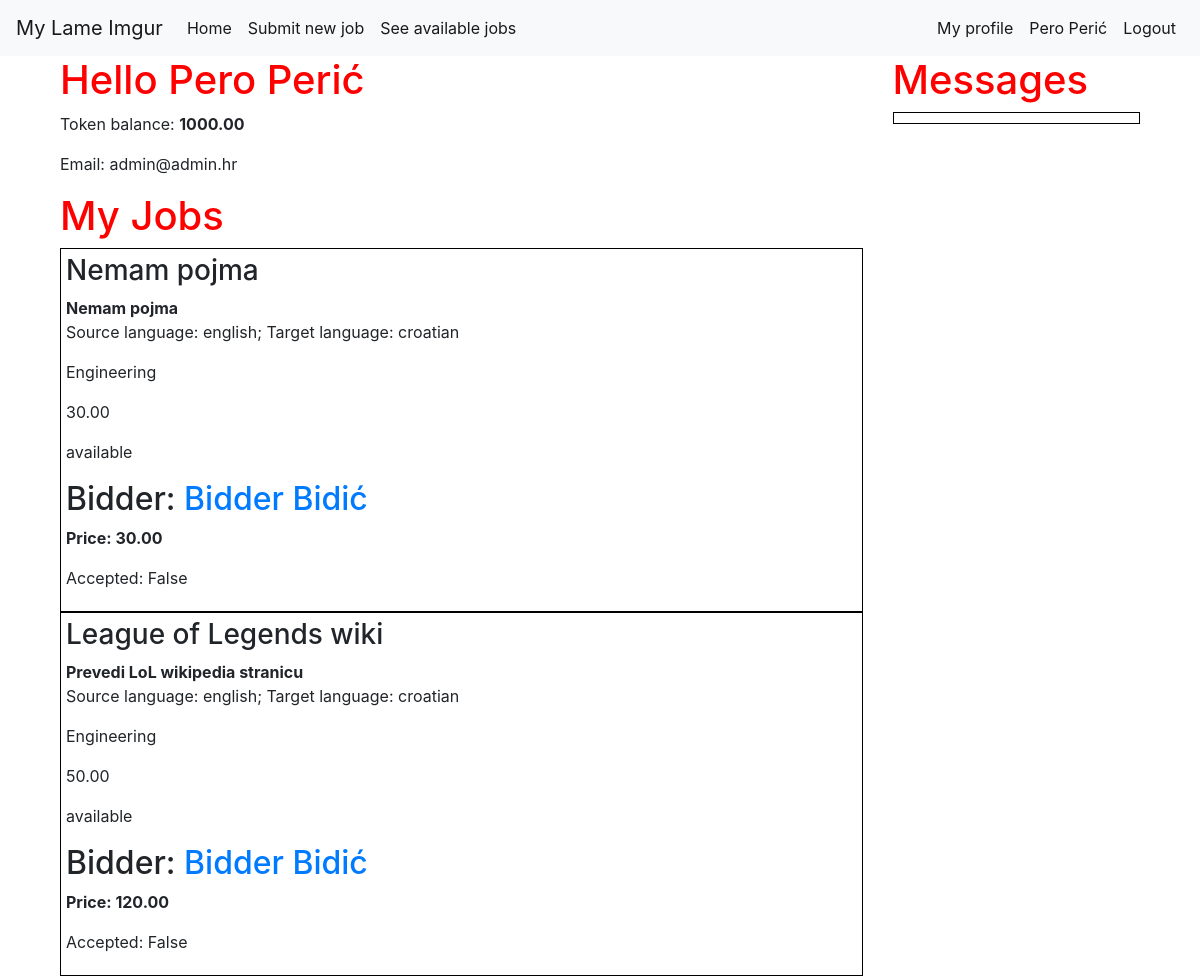
Page /accounts/dashboard (signed in) on the earlier database version.
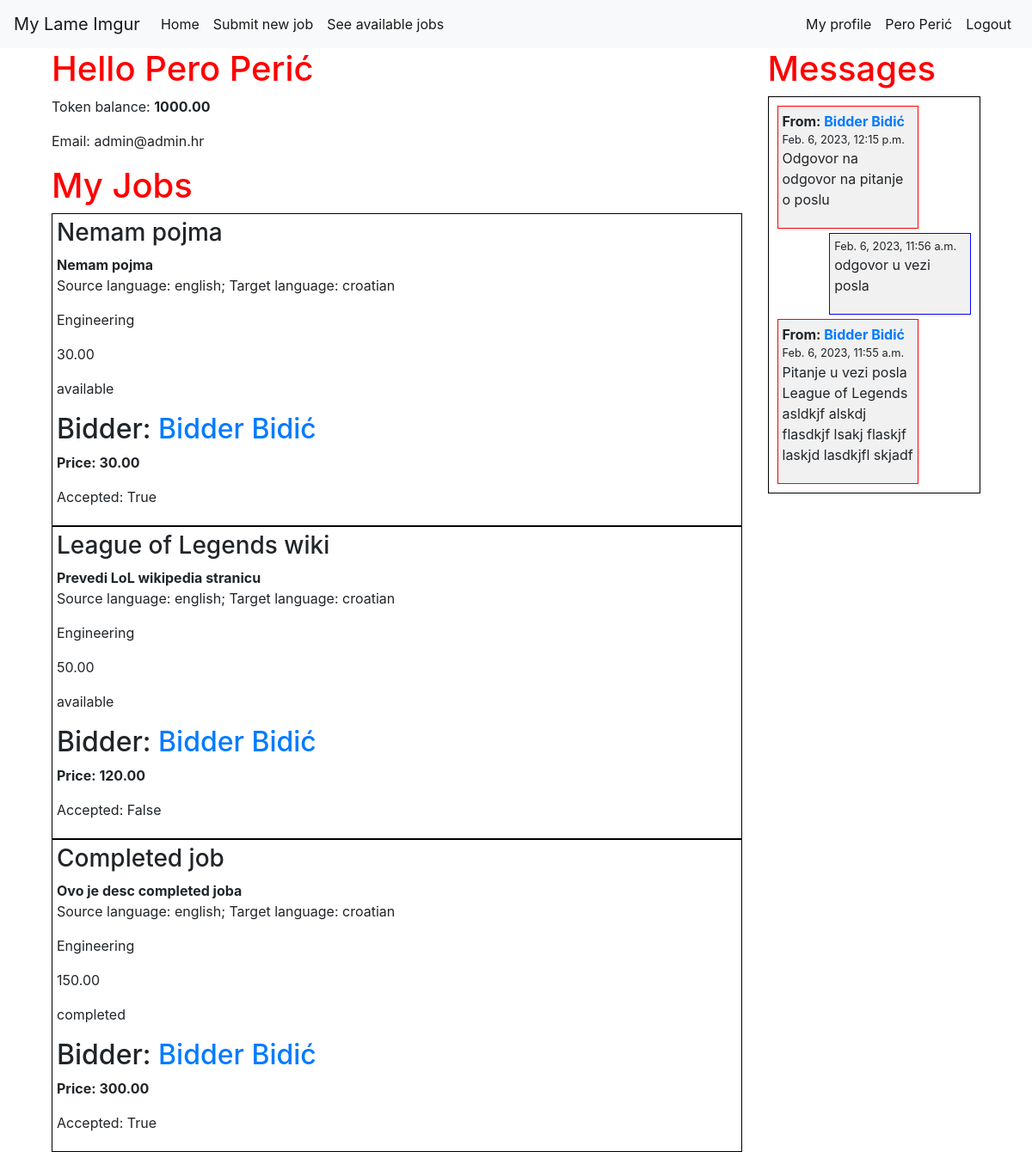
Same page on the later database version.
### app/models.py (models this page shows, shortened)
class Job(models.Model):
    class Status(models.TextChoices):
        AVAILABLE = 'available', "Available"
        ASSIGNED = 'assigned', "Assigned"
        IN_PROGRESS = 'in_progress', "In Progress"
        COMPLETED = 'completed', "Completed"
    class Field(models.TextChoices):
        ART = 'art', "Art"
        BUS = 'business', "Business"
        COMP = 'computers', "Computers"
        EDU = 'education', "Education"
        ENG = 'engineering', "Engineering"
        FIN = 'finance', "Finance"
        LAW = 'law', "Law"
        LIT = 'literature', "Literature"
        MED = 'medicine', "Medicine"
        SCI = 'science', "Science"
        SOC = 'social_sciences', "Social Sciences"
        TECH = 'technology', "Technology"
    class Language(models.TextChoices):
        ENG = 'en', "English"
        SPA = 'spa', "Spanish"
        FRE = 'fr', "French"
        GER = 'de', "German"
        ITA = 'it', "Italian"
        JPN = 'ja', "Japanese"
        CRO = 'hr', "Croatian"
    user = models.ForeignKey(User, on_delete=models.CASCADE)
    title = models.CharField(max_length=100)
    description = models.CharField(max_length=100)
    source_lang = models.CharField(
            max_length=3,
            choices=Language.choices,
            default=Language.ENG,
    )
    target_lang = models.CharField(
            max_length=3,
            choices=Language.choices,
            default=Language.CRO,
    )
    field = models.CharField(
            max_length=100,
            choices=Field.choices,
            default=Field.ENG,
    )
    budget = models.DecimalField(max_digits=8, decimal_places=2)
    text = models.TextField()
    status = models.CharField(
            max_length=100,
            choices=Status.choices,
            default=Status.AVAILABLE,
    )
    translation = models.TextField(blank=True, null=True)

class Bid(models.Model):
    bidder = models.ForeignKey(User, on_delete=models.CASCADE)
    job = models.ForeignKey(Job, on_delete=models.CASCADE)
    price = models.DecimalField(max_digits=8, decimal_places=2)
    accepted = models.BooleanField()

class Account(models.Model):
    user = models.OneToOneField(User, on_delete=models.CASCADE)
    name = models.CharField(max_length=100)
    balance = models.DecimalField(max_digits=8, decimal_places=2, default=0)
    translator = models.BooleanField()

class Message(models.Model):
    sender = models.ForeignKey(User, on_delete=models.CASCADE, related_name='sender')
    receiver = models.ForeignKey(User, on_delete=models.CASCADE, related_name='receiver')
    text = models.TextField()
    sent_at = models.DateTimeField(auto_now_add=True)

### accounts/views.py (the view)
# urls.py: path('dashboard', views.dashboard, name="dashboard"),
@login_required
def dashboard(request):
    user = request.user
    my_jobs = user.job_set.all()
    my_messages = Message.objects.filter(receiver=user) | Message.objects.filter(sender=user)
    my_messages = my_messages.order_by('-sent_at')
    context = {
        'my_jobs': my_jobs,
        'my_messages': my_messages,
    }
    return render(request, 'accounts/dashboard.html', context)

### accounts/templates/accounts/dashboard.html
{% extends 'app/base.html' %}
{% block content %}
<div class="container">
  <div class="row">
    <div class="col-md-9">
      <h1>Hello {{ user.account.name }}</h1>
      <p>Token balance: <strong>{{ user.account.balance }}</strong></p>
      <p>Email: {{ user.email }}</p>
      <h1>My Jobs</h1>
      {% for job in my_jobs  %}
        <div class="job">
          <h3>{{ job.title }}</h3>
          <p>
            <strong>{{ job.description   }}</strong> </br>
            Source language: {{ job.source_lang   }};
            Target language: {{ job.target_lang   }}
          </p>
          <p>{{ job.field   }}</p>
          <p>{{ job.budget   }}</p>
          <p>{{ job.status   }}</p>
          <div>
          {% for bid in job.bid_set.all  %}
            <div class="bid">
              <h2>
                Bidder:
                <a href="{% url 'accounts:profile' bid.bidder.id %}">
                  {{ bid.bidder.account.name }}
                </a>
              </h2>
              <p><strong>Price: {{ bid.price }}</strong></p>
              <p>Accepted: {{ bid.accepted }}</p>
            </div>
          {% endfor %}
          </div>
        </div>
      {% endfor %}
    </div>
    <div class="col-md-3">
      <h1>Messages</h1>
      <div class="messages">
        {% for message in my_messages %}
          <div class="message {% if user == message.sender %} my-message {% else %} their-message {% endif %}">
            {% if user != message.sender  %}
              <strong> From:
                <a href="{% url 'accounts:profile' message.sender.id %}">
                  {{ message.sender.account.name }}
                </a>
              </strong> </br>
            {% endif %}
            <small>{{ message.sent_at }}</small>
            <p>{{ message.text }}</p>
          </div>
        {% endfor %}
      </div>
    </div>
  </div>
</div>
{% endblock content %}

Differences in the rows shown:
changed Bid (number 1 of 3 on the later page): accepted "False" → "True"
added Job: title "Completed job", description "Ovo je desc completed joba", source_lang "english", target_lang "croatian", field "Engineering", budget "150.00", status "completed"
added Bid: bidder.account.name "Bidder Bidić", price "300.00", accepted "True", shown under "Completed job"
added Message: sender.account.name "Bidder Bidić", sent_at "Feb. 6, 2023, 12:15 p.m.", text "Odgovor na odgovor na pitanje o poslu"
added Message: sent_at "Feb. 6, 2023, 11:56 a.m.", text "odgovor u vezi posla"
added Message: sender.account.name "Bidder Bidić", sent_at "Feb. 6, 2023, 11:55 a.m.", text "Pitanje u vezi posla League of Legends asldkjf alskdj flasdkjf lsakj flaskjf laskjd lasdkjfl skjadf"
